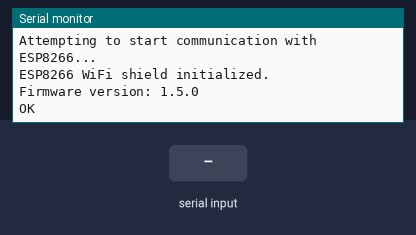
Bench run of a sketch on a simulated Arduino Mega 2560, built with avr-gcc and run on an emulated ATmega2560. On the bench: the last lines printed to the serial monitor. The inputs (shaded band) are chosen by the test bench. The modem accepts every AT command (registered, SIM ready, sends succeed) and sends nothing else.

Above: at 1.2 s.
1.3 s: "1" received over the second serial link
At 2.8 s:
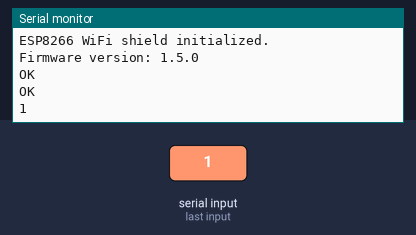
3.5 s: "0" received over the second serial link
At 4.3 s:
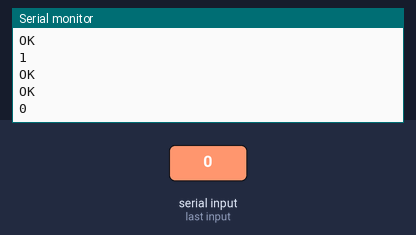
5.0 s: "2" received over the second serial link
At 5.8 s:
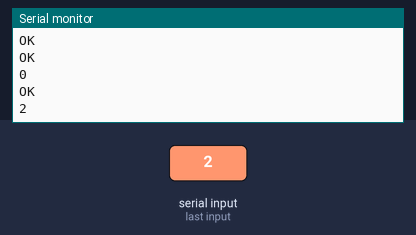

Measured:
- after the input at 1.3 s, the serial monitor: prints a new line after 0.71 s (image 1)
- after the input at 3.5 s, the serial monitor: prints a new line after 0.51 s (image 2)
- after the input at 5.0 s, the serial monitor: prints a new line at once (image 3)

The sketch:

FixBoadRatTest.ino
```cpp
/*
  WiFiEsp example: BasicTest

  This sketch tests the basic communication with ESP8266 WiFi module.
  You should see the ESP8266 firmware version and a successful AT test.

  created in 2016 by bportaluri
*/

#include "WiFiEsp.h"

// Emulate Serial1 on pins 6/7 if not present
#ifndef HAVE_HWSERIAL1
#include "SoftwareSerial.h"
SoftwareSerial Serial1(6, 7); // RX, TX
#endif

void setup()
{
  Serial.begin(115200);    // Serial monitor
  Serial1.begin(115200);   // ESP8266 module
  WiFi.init(&Serial1);     // Initialize WiFi library

  Serial.println("WiFiEsp Basic Test");
  Serial.println("Attempting to start communication with ESP8266...");

  if (WiFi.status() == WL_NO_SHIELD) {
    Serial.println("WiFi shield not present or not responding.");
    while (true);
  }

  Serial.println("ESP8266 WiFi shield initialized.");
  Serial.print("Firmware version: ");
  Serial.println(WiFi.firmwareVersion());
}

void loop() {
  // 僅發送 AT 指令
  Serial1.println("AT");
  // 檢查回覆
  while (Serial1.available()) {
    Serial.write(Serial1.read());
  }
  delay(1000); // 每秒發送一次
}
```
